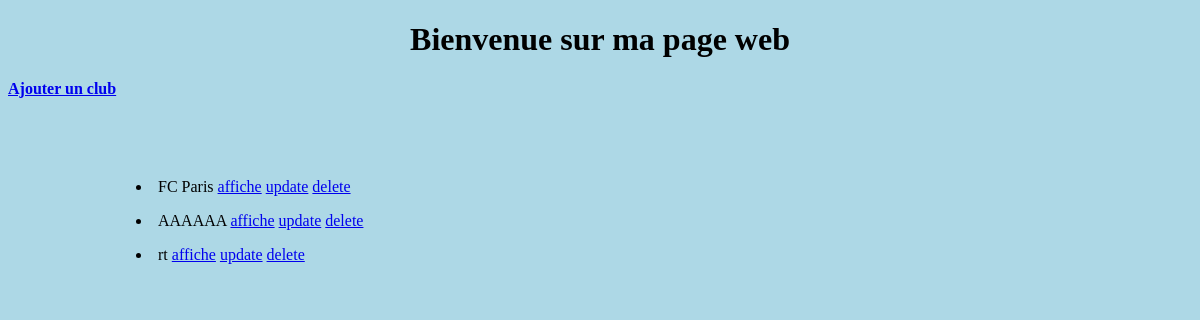
Before: /football/ with the older database file.
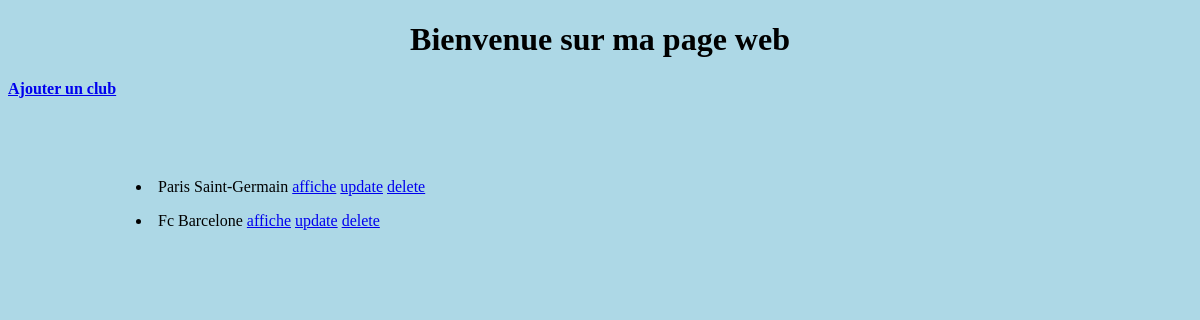
After: the same page with the newer database file.
### football/models.py (models this page shows, shortened)
class Club(models.Model):
    nom = models.CharField(max_length=100)
    fondateur = models.CharField(max_length=100)
    date_creation = models.DateField(blank=True, null=True)
    nombre_titre = models.IntegerField(blank=False)
    classement = models.TextField(null=True, blank=True)
    def __str__(self):
        chaine = f"{self.nom}   "
        return chaine

### football/views.py (the view)
# urls.py: path('', views.index),
def index(request):
    liste=list(models.Club.objects.all())
    return render (request, 'football/index.html',{'liste': liste})

### football/templates/football/index.html (shortened to what this page needs)
{%  extends 'Main.html'%}
{% block head %}
Bienvenue sur ma page web
{% endblock %}
{%  block content  %}
<a href="/football/ajout/" style="font-weight:bold; "> Ajouter un club</a>
<article style="margin-top: 5em;">
{% for l in liste %}
<div style="margin-top: 1em;margin-left: 8em;">
    <li> {{l}} <a href="/football/affiche/{{l.id}}">affiche</a> <a href="/football/update/{{l.id}}">update</a> <a href="/football/delete/{{l.id}}">delete</a></li>
</div>
    </article>
{%endfor%}
{% endblock %}

### football/templates/Main.html (shortened to what this page needs)
{% load static %}
<!DOCTYPE html>
<html lang="en" >
<head>
    <link rel="stylesheet" type="text/css" href="{%static '/football/index.css' %}">
</head>
<body style="background-color: lightblue;">
<h1 style="text-align: center;">  {%  block head %}{% endblock %}</h1>
{% block content %}
{%endblock%}
</body>
</html>

Changed rows visible on the page:
removed Club: nom "FC Paris"
removed Club: nom "AAAAAA"
removed Club: nom "rt"
added Club: nom "Paris Saint-Germain"
added Club: nom "Fc Barcelone"
